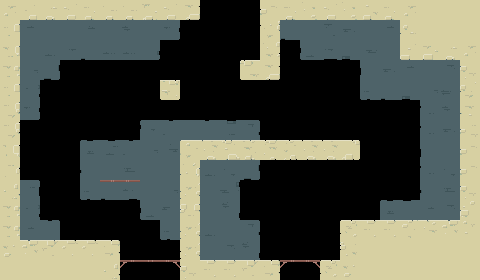

The image is a tile-based game level rendered from a .tmx file. Its description and source (layers, tilesets, objects; grid data summarised) follow:
An orthogonal 24x14 tile map with 20x20 px tiles, 2 tile layers (Background, Foreground), 3 tilesets and 3 objects.

<map version="1.0" orientation="orthogonal" renderorder="right-up" width="24" height="14" tilewidth="20" tileheight="20" nextobjectid="15">
 <tileset firstgid="1" name="Foreground" tilewidth="20" tileheight="20">
  <image source="ForegroundTiles.png" width="520" height="640" />
 </tileset>
 <tileset firstgid="833" name="Background" tilewidth="20" tileheight="20">
  <image source="BackgroundTiles.png" width="520" height="640" />
 </tileset>
 <tileset firstgid="1665" name="Objects" tilewidth="20" tileheight="20">
  <image source="Objects.png" width="200" height="200" />
 </tileset>
 <layer name="Background" width="24" height="14">
  <data>[336 cells, 152 non-empty, 47 distinct tile ids]</data>
 </layer>
 <objectgroup name="Object Layer 1">
  <object id="1" gid="1696" x="162.903" y="80.9978" />
  <object id="3" gid="1697" x="217.963" y="141.224" />
  <object id="8" gid="1698" x="427.768" y="221.178" />
 </objectgroup>
 <layer name="Foreground" width="24" height="14">
  <data>[336 cells, 113 non-empty, 58 distinct tile ids]</data>
 </layer>
</map>